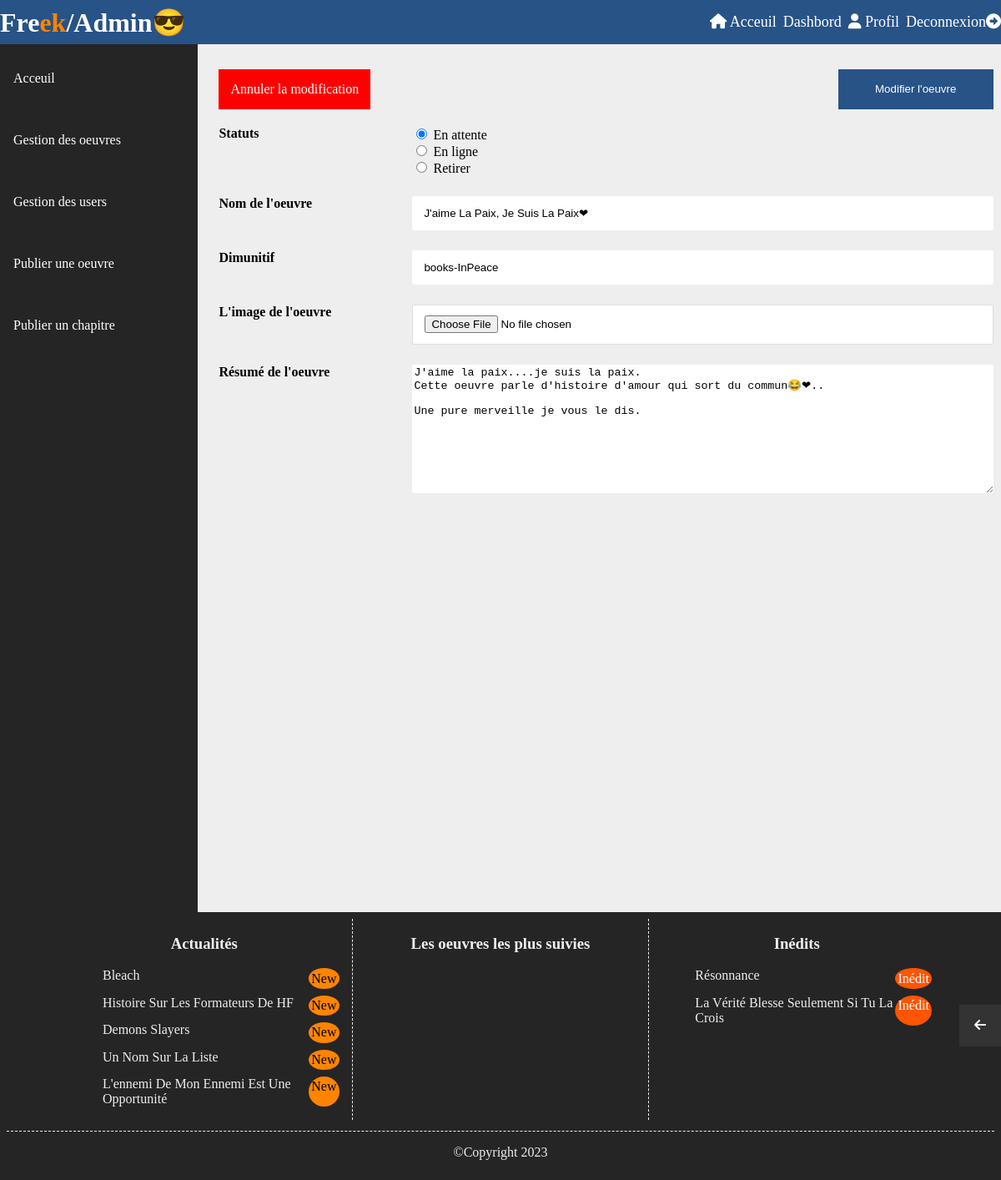
The app's page /book-controller/books-InPeace/view-update-book (signed in) with its own data.
### tables this page shows
CREATE TABLE `books` (
  `book_id` varchar(255) NOT NULL,
  `book_name` varchar(255) NOT NULL,
  `book_image` varchar(255) NOT NULL,
  `book_description` longtext NOT NULL,
  `book_status` enum('En ligne','En attente','Retirer') NOT NULL,
  `user_id` int(11) NOT NULL,
  `created_at` timestamp NOT NULL
);

### App/Controllers/BookController.php (called while the page is built, shortened)
<?php
require "../App/Models/BookModel.php";
class BookController {
    public function verifyAllDescLigne() {
        $this->bookmodel = new BookModel();
        $array = $this->bookmodel->verifyAllDescLigne();
        return $array;
    }
    public function verifyAllDescAttente() {
        $this->bookmodel = new BookModel();
        $array = $this->bookmodel->verifyAllDescAttente();
        return $array;
    }
    public function verifyUrlAll() {
        $url = $_SERVER["QUERY_STRING"];
        preg_match("/\/(?<bookname>[a-zA-Z-\-]+)\//i", $url, $matches);
        $bookname = $matches["bookname"];
        $this->bookmodel = new BookModel();
        $array = $this->bookmodel->verify($bookname);
        if(count($array)>0) {
            return $array;
        } else {
            header("Location: /receive/error404");
            exit();
        }
    }
    public function viewUpdateBook() {
        $array = $this->verifyUrlAll();
        $text = $array[0]["book_description"];
        $text = preg_replace("/\<br\s\/\>/", "", $text);
        $array2 = $this->verifyAllDescLigne();
        $array4 = $this->verifyAllDescAttente();
        require_once("../App/Views/Admin/update-book.php");
    }
}

### public/index.php (called while the page is built, shortened)
<?php
$url = $_SERVER["QUERY_STRING"];
$router = new Router();
$router->add('', ['controller' => 'BookController', 'action' => 'viewHome']);
$router->add("{controller}/{action}");
$router->add("admin/{controller}/{action}");
$router->add("admin/{controller}/{id:\d+}/{action}");
$router->add("{controller}/{id:\d+}/{action}");
$router->add("{controller}/{bookname}/{action}");
$router->add("{controller}/{name:[a-zA-Z-\-]+\d+}/{action}");
$router->add("{controller}/{id:\d+}/{books}/{action}");
$router->dispatch($url);
?>

### App/Models/bookmodel.php (called while the page is built, shortened)
<?php
class Bookmodel extends Connexion {
    public function verify($ref_book) {
        $this->ref_book = $ref_book;
        $conn = $this->connect();
        $sql = "SELECT * FROM `freek`.books WHERE book_id = ?;";
        $stmt = $conn->prepare($sql);
        $stmt->execute([$this->ref_book]);
        $result = $stmt->fetchAll();
        return $result;
    }
    public function verifyAllDescLigne() {
        $conn = $this->connect();
        $sql = "SELECT * FROM `freek`.books WHERE book_status = 'En ligne' ORDER BY created_at DESC LIMIT 5";
        $stmt = $conn->query($sql);
        $result = $stmt->fetchAll();
        return $result;
    }
    public function verifyAllDescAttente() {
        $conn = $this->connect();
        $sql = "SELECT * FROM `freek`.books WHERE book_status = 'En attente' ORDER BY created_at DESC LIMIT 5";
        $stmt = $conn->query($sql);
        $result = $stmt->fetchAll();
        return $result;
    }
}
?>

### App/Views/Admin/update-book.php (the view, shortened to what this page needs)
<?php
    require "header.php";
?>
<?php if(isset($_SESSION["user_role"]) && $_SESSION["user_role"] == 0): ?>
<main>
    <div class="bloc-div flex">
            <nav class="bloc-task">
                <ul>
                    <li><a href="/admin/book-controller/view-dashbord">Acceuil</a></li>
                    <li><a href="/admin/book-controller/redirection">Gestion des oeuvres</a></li>
                    <li><a href="/admin/book-controller/view-gestion-users">Gestion des users</a></li>
                    <li><a href="/admin/book-controller/create-book-admin">Publier une oeuvre</a></li>
                    <li><a href="/admin/book-controller/create-chapter-admin">Publier un chapitre</a></li>
                </ul>
            </nav>
        <div class="data flex">
            <form class="basis" action="/update-book-controller/update-book" method="post" enctype="multipart/form-data">
            <div class="flex button">
                <a href="/book-controller/redirection">Annuler la modification</a>
                <button type="submit" name="validate">Modifier l'oeuvre</button>
            </div>
            <div class="flex radio">
                <div>Statuts</div>
                <div class="flex_radio">
                    <div>
                        <input type="radio" id="attente" name="status" value="En attente" checked>
                        <label for="attente">En attente</label>
                    </div>
                    <div>
                        <input type="radio" id="ligne" name="status" value="En ligne">
                        <label for="ligne">En ligne</label>
                    </div>
                    <div>
                        <input type="radio" id="retirer" name="status" value="Retirer">
                        <label for="retirer">Retirer</label>
                    </div>
                </div>
            </div>
            <div class="label flex">
                <label for="name">Nom de l'oeuvre</label>
                <input type="text" id="name" name="name_book" placeholder="Nom de l'oeuvre" value ="<?= $array[0]["book_name"] ?>">
            </div>
            <div class="label flex">
                <label for="reference">Dimunitif</label>
                <input type="text" name="ref_book" placeholder="comics/book/mangas-MHA" value ="<?= $array[0]["book_id"] ?>">
            </div>
            <div class="label flex">
                <label for="img">L'image de l'oeuvre</label>
                <input type="file" id="img" name="image_book" required>
            </div>
            <div class="label flex">
                <label for="description">Résumé de l'oeuvre</label>
                <textarea name="desc_book" id="description" cols="30" rows="10" placeholder="Description de l'oeuvre"><?= $text ?></textarea>
            </div>
           </form>
        </div>
    </div>
    <button class="click_button"><i class="fa fa-arrow-left"></i></a></button>
</main>
<?php
    require "footer.php";
?>
<?php else: ?>
<?php header("Location:/receive/page-error"); ?>
<?php endif; ?>

### App/Views/Admin/footer.php (shortened to what this page needs)
<footer>
    <div class="flex">
        <section>
            <h3>Actualités</h3>
            <ul class="flex flex-ul">
                <?php foreach($array2 as $key => $values) : ?>
                        <li><?= $values["book_name"] ?> <span class="span">New</span></li>
                <?php endforeach; ?>
            </ul>
        </section>
        <section>
            <h3>Les oeuvres les plus suivies</h3>
        </section>
        <section>
            <h3>Inédits</h3>
            <ul class="flex flex-ul">
                <?php foreach($array4 as $key => $values) : ?>
                        <li><?= $values["book_name"] ?> <span class="inedit">Inédit</span></li>
                <?php endforeach; ?>
            </ul>
        </section>
    </div>
    <p>&copy;Copyright 2023</p>
</footer>
</body>
</html>

### public/ressources/css/styles.css (style rules this page uses)
*, *::before, *::after { box-sizing: border-box; }
html { scroll-behavior: smooth; }
:root { --reddark-: rgb(107, 9, 9); --blnuitcl-: #275387; --rgb-blue-: rgb(83, 114, 218); --orange-: rgb(255, 132, 0); --orangepur-: #f50; --red-: red; --redclair-: rgb(223, 49, 49); --green-: green; --rgb-green-: rgb(49, 112, 49); --rgba-dark-: rgba(0, 0, 0, 0.4); --gray-: rgb(175, 172, 172); --clair-: rgba(204, 240, 231, 0.87); --clr-dark: 3 3 17; --bgc-rgb-: rgb(37, 37, 37); --fefefe-: #fefefe; --ccc-: #ccc; --ddd-: #ddd; --dd_d-: rgb(183, 179, 179); --c33-: #333; --eee-: #eee; --white-: white; --black-: black; --rgb-beige-: rgb(207, 205, 194); --px5-: 5px; --px10-: 10px; --px12-: 12px; --px14-: 14px; --px15-: 15px; --px16-: 16px; --px18-: 18px; --px20-: 20px; --px-20-: -20px; --px25-: 25px; --px35-: 35px; --px30-: 30px; --px40-: 40px; --px50-: 50px; --px55-: 55px; --px80-: 80px; --px100-: 100px; --pd_2-: .2em; --pd_3-: .3em; --pd_5-: .5em; --pd_8-: .8em; --pd1-: 1em; --rem8-: .8rem; --rem1-: 1rem; --rem3-: 1.3rem; --rem1_5-: 1.5rem; --rem2-: 2rem; --rem4-: 4rem; }
body { margin: 0; font-family: atiti, serif; background-color: var(--eee-); }
.flex { display: flex; }
.top, .click_button { position: fixed; right: 0; justify-content: center; align-items: center; background-color: var(--c33-); aspect-ratio: 1; width: 50px; }
.click_button { bottom: 160px; border: none; color: var(--white-); font-size: var(--px16-); cursor: pointer; }
a { text-decoration: none; color: var(--white-); }
.form>input, .label>input, .label>select, .form>.password>input { outline: none; border: none; border-radius: var(--pd_2-); }
.form>input, .form>button, .label>input, .label>select, .form>.password>input { padding: var(--rem8-) var(--px14-); }
.article>div, .comments>form>textarea, .comments>form>button, .label>textarea { border-radius: var(--pd_2-); }
.comments>form>textarea, .label>textarea { border: none; width: 100%; outline: none; }
.bloc-div { gap: 1em; position: relative; }
.bloc-task { background-color: var(--bgc-rgb-); flex-basis: 20%; height: 130vh; }
.bloc-task, .bloc-task>ul>li { padding: var(--pd_5-); }
.bloc-task>ul { padding: 0; }
.bloc-task>ul>li:not(:first-child) { margin-top: var(--px40-); }
.data { flex-basis: 80%; flex-wrap: wrap; justify-content: center; margin-block: var(--px30-); }
.remove>div>form>button:last-child, .button>a { border: none; background-color: var(--red-); border: 2px solid var(--red-); }
.put>div>form>button:last-child, .button>button:last-child { border: none; background-color: var(--blnuitcl-); border: 2px solid var(--blnuitcl-); }
.data>.basis, .data>form:nth-of-type(2) { flex-basis: 98%; }
.button { justify-content: space-between; margin-bottom: var(--rem3-); }
.button>button:last-child { flex-basis: 20%; }
.button>a, .button>button:last-child { padding: var(--rem8-) var(--px12-); color: var(--white-); }
.label { flex-basis: 100%; }
.radio>div:nth-of-type(1), .label { font-weight: bold; }
.label:not(:first-child) { margin-top: var(--rem1_5-); }
.radio>div:nth-of-type(1), .label>label { flex-basis: 25%; }
.radio>.flex_radio, .label>input, .label>select, .label>textarea { flex-basis: 75%; }
.label>input[type="file"] { border: 1px solid var(--ddd-); background-color: var(--white-); }
footer { color: var(--eee-); background-color: var(--bgc-rgb-); padding: var(--pd_5-); }
footer>div { justify-content:center; border-bottom: 1px dashed var(--eee-); }
footer>div>section { flex-basis: 30%; margin-bottom: var(--rem8-); }
.flex-ul { justify-content: center; align-items: center; flex-wrap: wrap; gap: .5em 0; }
.flex-ul>li { flex-basis: 90%; display: flex; justify-content: space-between; }
.flex-ul>li>.span, .flex-ul>li>.inedit, .flex-ul>li>.follow { padding: var(--pd_2-); }
.flex-ul>li>.span, .flex-ul>li>.inedit { border-radius: 50%; }
.flex-ul>li>.inedit { background-color: var(--orangepur-); color: var(--white-); }
.flex-ul>li>.span { background-color: var(--orange-); color: var(--black-); }
footer>div>section:nth-of-type(2) { border-inline: 1px dashed var(--eee-); }
footer>div>section>h3 { text-align: center; }
footer>p { flex-basis: 100%; text-align: center; }

### records on screen
books: name_book "J'aime La Paix, Je Suis La Paix❤", ref_book "books-InPeace", desc_book "J'aime la paix....je suis la paix. Cette oeuvre parle d'histoire d'amour qui sort du commun😂❤.. Une pure merveille je vous le dis."
books: book_name "Bleach"
books: book_name "Histoire Sur Les Formateurs De HF"
books: book_name "Demons Slayers"
books: book_name "Un Nom Sur La Liste"
books: book_name "L'ennemi De Mon Ennemi Est Une Opportunité"
books: book_name "Résonnance"
books: book_name "La Vérité Blesse Seulement Si Tu La Crois"
